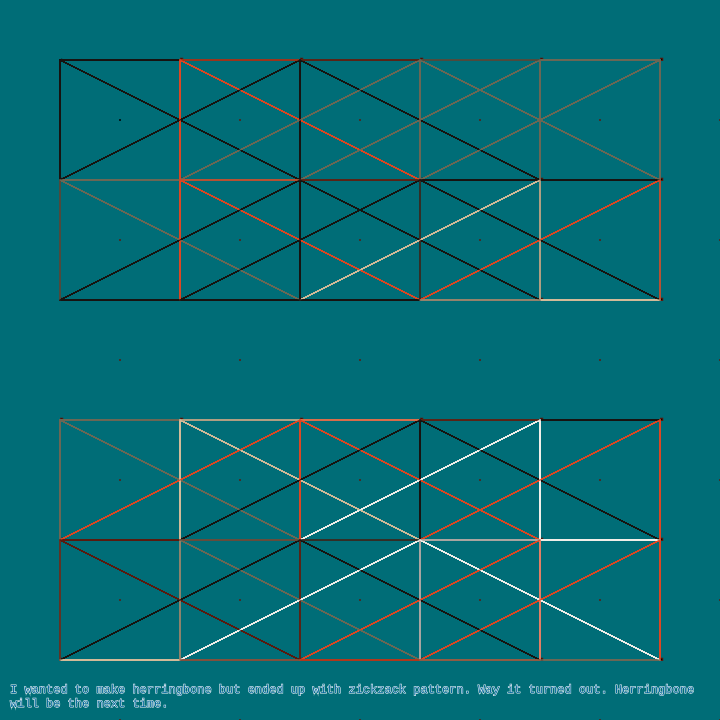
Frame 1 (no input)
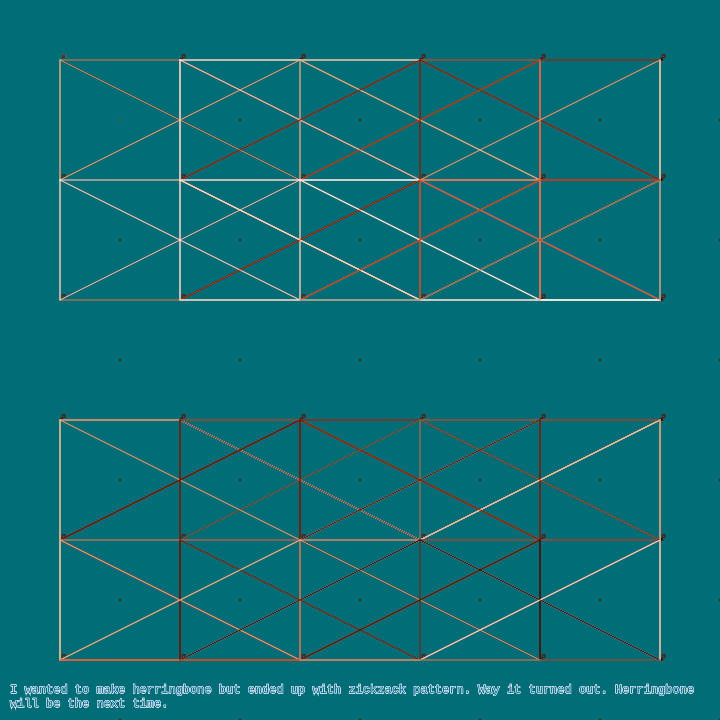
Frame 2 (the mouse pressed at the canvas centre, redrawn once)

The p5.js sketch that drew these frames (run headless with seeded random() and noise() and a simulated clock; the mouse was pressed at the canvas centre and the sketch redrawn once):

// p5.js sketch
// ── sketch.js
// credits https://www.deconbatch.com/2021/10/node-garden.01.html
// https://www.deconbatch.com/2021/10/node-garden.01.html
let img; // Declare variable 'img'.
let palette = ["#D3BB99", "#6C6754", "#DD4622", "#5A1A0E", "#181310", "#F2EFE9"];
let palette2 = ["#90e0ef","#001219","#240046", "#edede9","#3a7ca5", "#33415c"];
let description = "I wanted to make herringbone but ended up with zickzack pattern. Way it turned out. Herringbone will be the next time. ";
//// create class Tile that can be of following parameters 
// x, y, size, color, stroke, transparency, rotation, flipX, flipY

// Create a grid of 4x4
let gridSize = 6;

const buNodes = new Array();

function addDescription(){ 
      // Add description text
      
      const fontSize = 12;
      textFont('monospace', fontSize);
      const lineHeight = fontSize * 1.2;
      const margin = 10; // Margin between lines and edges
      
      const maxTextWidth = width - margin * 2; // Maximum text width
      const words = description.split(' '); // Split description into words
      
      let line = '';
      const lines = [];
      
      // Split the description into lines
      for (let i = 0; i < words.length; i++) {
        const word = words[i];
        const testLine = line + word + ' ';
        const testWidth = textWidth(testLine);
        
        if (testWidth > maxTextWidth && i > 0) {
          lines.push(line);
          line = word + ' ';
        } else {
          line = testLine;
        }
      }
      lines.push(line);
      
      const yPos = height - margin - lines.length * lineHeight;
    
      textAlign(LEFT, BOTTOM);
      textSize(fontSize);
      fill(0, 102, 153);
      
    for (let i = 0; i < lines.length; i++) {
        const lineText = lines[i];
        const xPos = margin;
        const yPosLine = yPos + (i + 1) * lineHeight;
        
        text(lineText, xPos, yPosLine);
      }
}

function noOOPcreateZickzackPatternI(gridSize) {
  let tileSize = width / gridSize;
  let one_of_palettes = random([palette, palette2]);

  for (let i = 0; i < gridSize; i++) {
    for (let j = 0; j < gridSize; j++) {
      let color = random(one_of_palettes);
      //let rowGroupCategory = (i % 2 === 0) ? 'even' : 'odd';
      
      let columnCategory = (j % 2 === 0) ? 'even': 'odd';
      let rowGroupCategory = floor(i / 3) % 3;
      x = j * tileSize+tileSize/2; 
      y = i * tileSize+tileSize/2 ;
      let _vector = createVector(x, y);
      buNodes.push({
        _vector: _vector,
        rowGroupCategory: rowGroupCategory,
        columnCategory: columnCategory,
        color: color
      });
    }
  }
}

function setup() {
  noLoop();
  createCanvas(720, 720);
  background('#006d77');
}


function draw() {
 // Load the instances of tiles class 
//one_of_palettes = random(palette2);

let size = width / gridSize;

let one_of_palettes = random([palette, palette2]);
noOOPcreateZickzackPatternI(gridSize);

//draw 
buNodes.forEach((node) => {
  strokeWeight(2);
  print(node)
  let endX = node._vector.x + size/2;
  let endY = node._vector.y + size/2;
  
  line(node._vector.x+size/2, node._vector.y+size/2, endX, endY);

  text('.', node._vector.x, node._vector.y);
  //ellipse(this.x, this.y, gridSize/2, gridSize/2);
 // draw lines
 let nodeNum = buNodes.length;
  for (let i = 0; i < nodeNum; i++) {
    let n = buNodes[i];
    for (let j = i + 1; j < nodeNum; j++) {
      let m = buNodes[j];
      //if (n.rowGroupCategory === m.rowGroupCategory) {
        strokeWeight(1);
        stroke(n.color);
        let condition1 = n.rowGroupCategory === m.rowGroupCategory;
        let condition2 = (dist(n._vector.x, n._vector.y, m._vector.x, m._vector.y) < 300)
        let condition3 = n.columnCategory === m.columnCategory;
        if (condition1 && condition2 && condition3) {
          line(n._vector.x, n._vector.y, m._vector.x, m._vector.y);
      }
      ;
    }
  }
});
// Reset everything to get white text
resetMatrix();
fill(0);
stroke(255);
addDescription();

}
